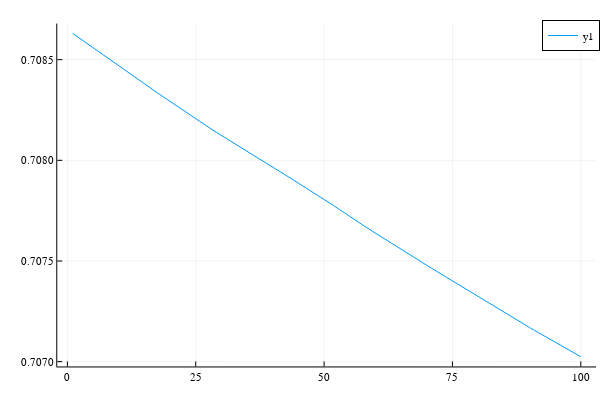

Notebook code cell kept with this figure:
### Code cell
lossHistory = []
@showprogress for epoch in 1:100
    Flux.train!(loss, Flux.params(model), data, optimiser)
    currentLoss = loss(xTest, yTest)
    if currentLoss < 0
        break
    end
    append!(lossHistory, currentLoss)
end
plot(lossHistory)

### Figure 1 — Plotly figure (JSON) as saved in the notebook; plotly's stock layout.template omitted (floating-point values rounded to 4 significant figures)
{"data": [{"colorbar": {"len": 0.9525, "title": "", "x": 0.9934, "y": 0.5139}, "legendgroup": "y1", "line": {"color": "rgba(0, 154, 250, 1.000)", "dash": "solid", "shape": "linear", "width": 1}, "mode": "lines", "name": "y1", "showlegend": true, "type": "scatter", "x": [1, 2, 3, 4, 5, 6, 7, 8, 9, 10, 11, 12, 13, 14, 15, 16, 17, 18, 19, 20, 21, 22, 23, 24, 25, 26, 27, 28, 29, 30, 31, 32, 33, 34, 35, 36, 37, 38, 39, 40, 41, 42, 43, 44, 45, 46, 47, 48, 49, 50, 51, 52, 53, 54, 55, 56, 57, 58, 59, 60, 61, 62, 63, 64, 65, 66, 67, 68, 69, 70, 71, 72, 73, 74, 75, 76, 77, 78, 79, 80, 81, 82, 83, 84, 85, 86, 87, 88, 89, 90, 91, 92, 93, 94, 95, 96, 97, 98, 99, 100], "xaxis": "x", "y": [0.7086, 0.7086, 0.7086, 0.7086, 0.7086, 0.7085, 0.7085, 0.7085, 0.7085, 0.7085, 0.7084, 0.7084, 0.7084, 0.7084, 0.7084, 0.7084, 0.7083, 0.7083, 0.7083, 0.7083, 0.7083, 0.7083, 0.7082, 0.7082, 0.7082, 0.7082, 0.7082, 0.7082, 0.7081, 0.7081, 0.7081, 0.7081, 0.7081, 0.7081, 0.708, 0.708, 0.708, 0.708, 0.708, 0.708, 0.7079, 0.7079, 0.7079, 0.7079, 0.7079, 0.7079, 0.7079, 0.7078, 0.7078, 0.7078, 0.7078, 0.7078, 0.7078, 0.7077, 0.7077, 0.7077, 0.7077, 0.7077, 0.7077, 0.7076, 0.7076, 0.7076, 0.7076, 0.7076, 0.7076, 0.7075, 0.7075, 0.7075, 0.7075, 0.7075, 0.7075, 0.7074, 0.7074, 0.7074, 0.7074, 0.7074, 0.7074, 0.7074, 0.7073, 0.7073, 0.7073, 0.7073, 0.7073, 0.7073, 0.7072, 0.7072, 0.7072, 0.7072, 0.7072, 0.7072, 0.7072, 0.7071, 0.7071, 0.7071, 0.7071, 0.7071, 0.7071, 0.7071, 0.707, 0.707], "yaxis": "y"}], "layout": {"annotations": [], "height": 400, "legend": {"bgcolor": "rgba(255, 255, 255, 1.000)", "bordercolor": "rgba(0, 0, 0, 1.000)", "borderwidth": 1, "font": {"color": "rgba(0, 0, 0, 1.000)", "family": "sans-serif", "size": 11}, "title": {"font": {"color": "rgba(0, 0, 0, 1.000)", "family": "sans-serif", "size": 15}, "text": ""}, "tracegroupgap": 0, "traceorder": "normal", "x": 1, "xanchor": "auto", "y": 1, "yanchor": "auto"}, "margin": {"b": 20, "l": 0, "r": 0, "t": 20}, "paper_bgcolor": "rgba(255, 255, 255, 1.000)", "plot_bgcolor": "rgba(255, 255, 255, 1.000)", "showlegend": true, "width": 600, "xaxis": {"anchor": "y", "domain": [0.09545, 0.9934], "gridcolor": "rgba(0, 0, 0, 0.100)", "gridwidth": 0.5, "linecolor": "rgba(0, 0, 0, 1.000)", "mirror": false, "range": [-1.97, 103.0], "showgrid": true, "showline": true, "showticklabels": true, "tickangle": 0, "tickcolor": "rgb(0, 0, 0)", "tickfont": {"color": "rgba(0, 0, 0, 1.000)", "family": "sans-serif", "size": 11}, "tickmode": "array", "ticks": "inside", "ticktext": ["0", "25", "50", "75", "100"], "tickvals": [0, 25, 50, 75, 100], "title": "", "titlefont": {"color": "rgba(0, 0, 0, 1.000)", "family": "sans-serif", "size": 15}, "type": "-", "visible": true, "zeroline": false, "zerolinecolor": "rgba(0, 0, 0, 1.000)"}, "yaxis": {"anchor": "x", "domain": [0.03762, 0.9902], "gridcolor": "rgba(0, 0, 0, 0.100)", "gridwidth": 0.5, "linecolor": "rgba(0, 0, 0, 1.000)", "mirror": false, "range": [0.707, 0.7087], "showgrid": true, "showline": true, "showticklabels": true, "tickangle": 0, "tickcolor": "rgb(0, 0, 0)", "tickfont": {"color": "rgba(0, 0, 0, 1.000)", "family": "sans-serif", "size": 11}, "tickmode": "array", "ticks": "inside", "ticktext": ["0.7070", "0.7075", "0.7080", "0.7085"], "tickvals": [0.707, 0.7075, 0.708, 0.7085], "title": "", "titlefont": {"color": "rgba(0, 0, 0, 1.000)", "family": "sans-serif", "size": 15}, "type": "-", "visible": true, "zeroline": false, "zerolinecolor": "rgba(0, 0, 0, 1.000)"}}}
